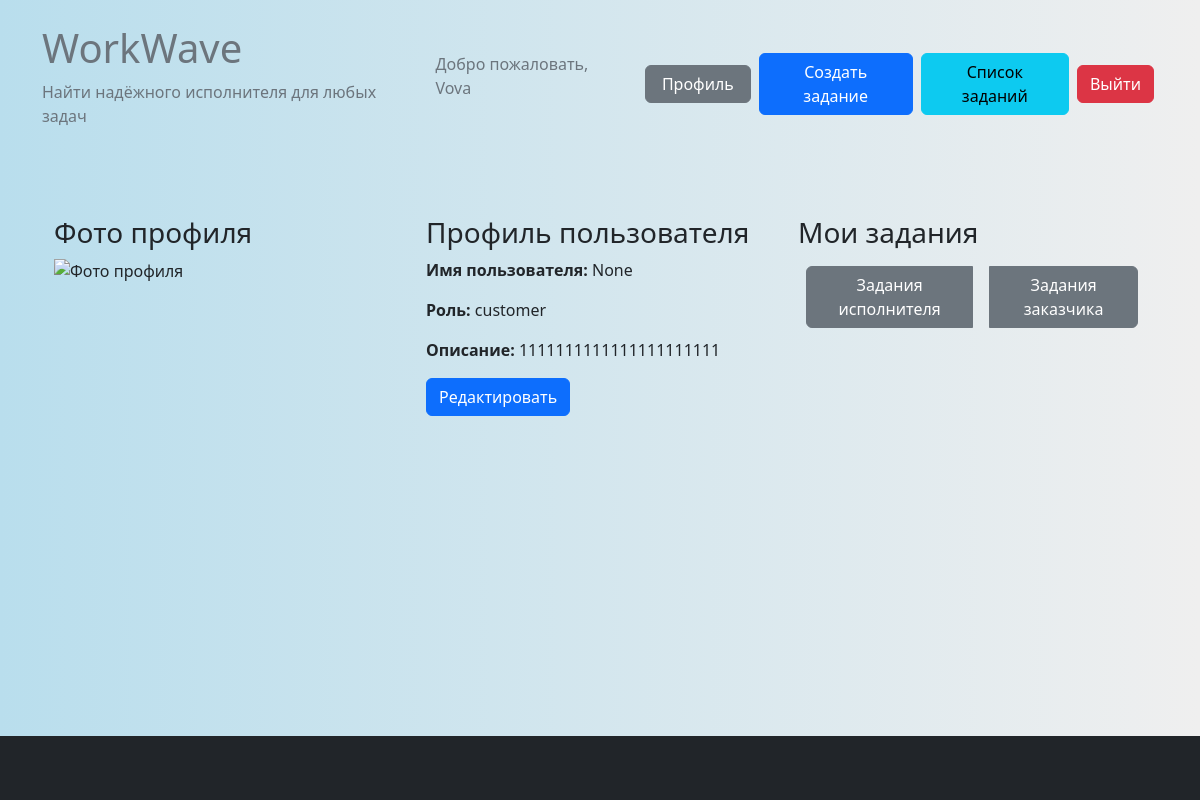
Page /profile/ (signed in) on the committed database.
### accounts/models.py (models this page shows)
class CustomUser(AbstractUser):
    CUSTOMER = 'customer'
    EXECUTOR = 'executor'
    ROLE_CHOICES = (
        (CUSTOMER, 'Заказчик'),
        (EXECUTOR, 'Исполнитель'),
    )
    role = models.CharField(max_length=10, choices=ROLE_CHOICES, default=CUSTOMER)
    photo_user = models.ImageField(upload_to='media/user_photos/')
    name = models.CharField(max_length=100, null=True, blank=True)
    description = models.TextField(null=True, blank=True)
    email = models.EmailField(unique=True)
    groups = models.ManyToManyField(Group, verbose_name=("groups"), blank=True, related_name='customuser_groups')
    user_permissions = models.ManyToManyField(Permission, verbose_name=("user permissions"), blank=True,
                                              related_name='customuser_user_permissions')

### accounts/views.py (the view)
# urls.py: path('profile/', accounts_views.profile_view, name='profile'),
@login_required
def profile_view(request):
    if request.method == 'POST':
        profile_form = UserProfileForm(request.POST, request.FILES, instance=request.user)
        if profile_form.is_valid():
            try:
                profile_form.save()
            except ValidationError as e:
                return HttpResponseServerError(f"Error while saving user profile: {e}")
    else:
        profile_form = UserProfileForm(instance=request.user)
    return render(request, 'accounts/profile.html', {'profile_form': profile_form})

### templates/accounts/profile.html (shortened to what this page needs)
{% extends 'base.html' %}
{% block content %}
<div class="container mt-5">
    <div class="row">
        <div class="col-md-4">
            <h3>Фото профиля</h3>
            <img src="{% if user.photo_user %}{{ user.photo_user.url }}{% else %}/media/user_photos/placeholder-image.jpg{% endif %}"
                 alt="Фото профиля" class="img-fluid">
        </div>
        <div class="col-md-4">
            <h3>Профиль пользователя</h3>
            <p><strong>Имя пользователя:</strong> {{ user.name }}</p>
            <p><strong>Роль:</strong> {{ user.role }}</p>
            <p><strong>Описание:</strong> {{ user.description }}</p>
            <button class="btn btn-primary" data-toggle="modal" data-target="#editModal">Редактировать</button>
        </div>
        <div class="col-md-4">
            <h3>Мои задания</h3>
            <div class="btn-group" role="group" aria-label="Basic example">
                <a href="{% url 'executor_tasks' %}" class="btn btn-secondary m-2">Задания исполнителя</a>
                <a href="{% url 'customer_tasks' %}" class="btn btn-secondary m-2">Задания заказчика</a>
            </div>
        </div>
    </div>
</div>
{% endblock %}

### templates/base.html (shortened to what this page needs)
{% load static %}
<!DOCTYPE html>
<html lang="en">
<head>
    <link rel="stylesheet" href="{% static 'css/bootstrap.min.css' %}">
    <link rel="stylesheet" type="text/css" href="{% static 'css/style.css' %}">
</head>
<body>
<header class="bg-primary text-secondary py-4">
    <div class="container">
        <div class="d-flex justify-content-between align-items-center">
            <div>
                <a href="{% url 'home' %}">
                    <h1>WorkWave</h1>
                    <p>Найти надёжного исполнителя для любых задач</p>
                </a>
            </div>
            <div class="d-flex align-items-center">
                {% if user.is_authenticated %}
                <div>
                    <p class="text-secondary px-3">Добро пожаловать, {{ user.username }}</p>
                </div>
                <div class="d-flex align-items-center">
                    <a href="{% url 'profile' %}" class="btn btn-secondary px-3 m-1">Профиль</a>
                    <a href="{% url 'create_task' %}" class="btn btn-primary m-1">Создать задание</a>
                    <a href="{% url 'task_list' %}" class="btn btn-info m-1">Список заданий</a>
                    <form method="post" action="{% url 'logout' %}">
                        <button type="submit" class="btn btn-danger m-1">Выйти</button>
                    </form>
                </div>
                {% else %}
                <button class="btn btn-secondary px-3 m-1" onclick="window.location.href='{% url 'register' %}'">Войти
                </button>
                {% endif %}
            </div>
        </div>
    </div>
</header>
<div class="container mt-4">
    {% block content %}
    {% endblock %}
</div>
</body>
<footer class="bg-dark text-white py-4 fixed-bottom">
    <div a="container">
        <div class="row">
            <div class="col-md-6">
            </div>
            <div class="col-md-6 text-md-end">
            </div>
        </div>
    </div>
</footer>
</body>
</html>

### static/css/style.css (style rules this page uses)
body, header { background: linear-gradient(90deg, #b9deed, #efefef); }
a { color: #6c757d; text-decoration: none; transition: color 0.3s; }

### rows in the picture
CustomUser: username "Vova", name "None", role "customer", description "1111111111111111111111"
